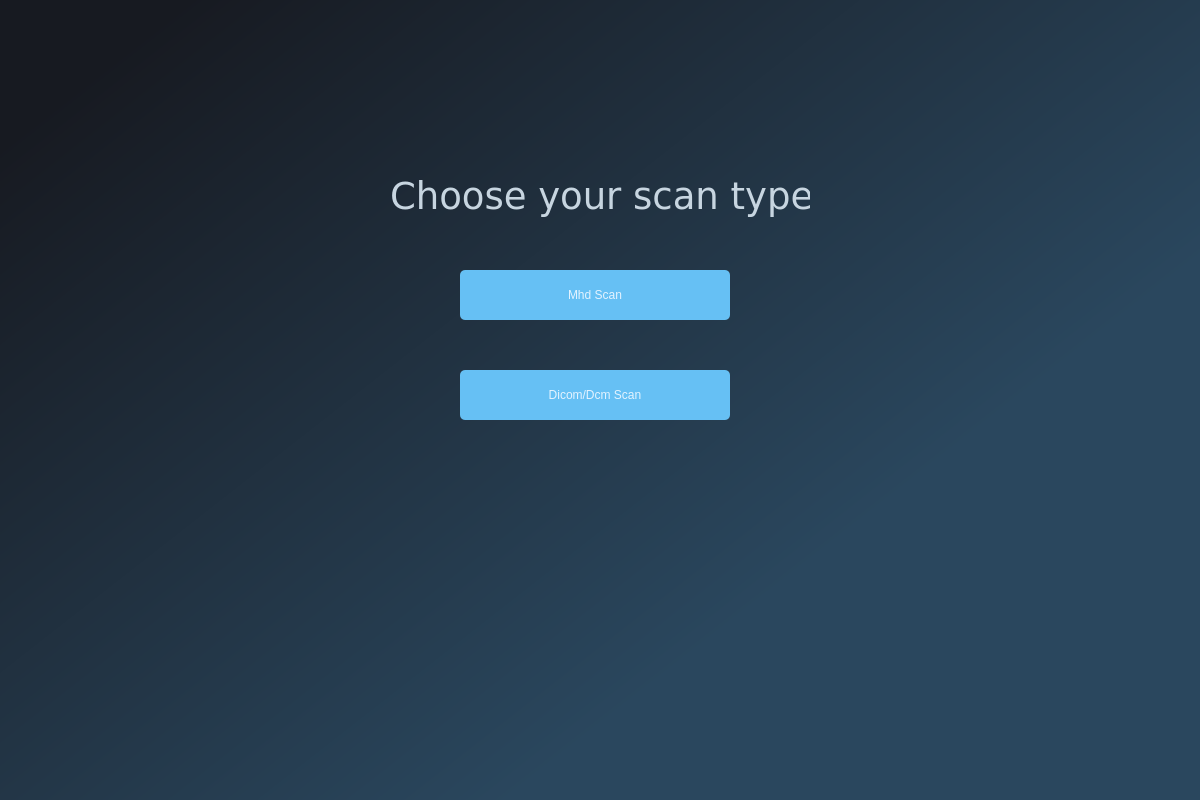
<?xml version="1.0" encoding="UTF-8"?>
<ui version="4.0">
 <class>Dialog</class>
 <widget class="QDialog" name="Dialog">
  <property name="geometry">
   <rect>
    <x>0</x>
    <y>0</y>
    <width>1200</width>
    <height>800</height>
   </rect>
  </property>
  <property name="windowTitle">
   <string>Dialog</string>
  </property>
  <widget class="QWidget" name="widget" native="true">
   <property name="geometry">
    <rect>
     <x>0</x>
     <y>0</y>
     <width>1200</width>
     <height>800</height>
    </rect>
   </property>
   <property name="styleSheet">
    <string notr="true">QWidget#widget{
background-color: qlineargradient(spread:pad, x1:0.064, y1:0.107727, x2:0.869, y2:0.79, stop:0 rgba(23, 26, 33, 255), stop:0.806147 rgba(42, 71, 94, 255));}</string>
   </property>
   <widget class="QLabel" name="label_2">
    <property name="geometry">
     <rect>
      <x>390</x>
      <y>170</y>
      <width>420</width>
      <height>51</height>
     </rect>
    </property>
    <property name="font">
     <font>
      <family>Verdana</family>
      <pointsize>28</pointsize>
     </font>
    </property>
    <property name="styleSheet">
     <string notr="true">color: rgb(199, 213, 224);</string>
    </property>
    <property name="text">
     <string>Choose your scan type</string>
    </property>
   </widget>
   <widget class="QPushButton" name="dicomUploadButton">
    <property name="enabled">
     <bool>true</bool>
    </property>
    <property name="geometry">
     <rect>
      <x>460</x>
      <y>370</y>
      <width>270</width>
      <height>50</height>
     </rect>
    </property>
    <property name="cursor">
     <cursorShape>PointingHandCursor</cursorShape>
    </property>
    <property name="styleSheet">
     <string notr="true">font: 14pt &quot;Verdana&quot;;
color: rgb(227, 243, 255);
border-radius: 5px;
background-color: rgb(102, 192, 244);</string>
    </property>
    <property name="text">
     <string>Dicom/Dcm Scan</string>
    </property>
   </widget>
   <widget class="QPushButton" name="mhdUploadButton">
    <property name="enabled">
     <bool>true</bool>
    </property>
    <property name="geometry">
     <rect>
      <x>460</x>
      <y>270</y>
      <width>270</width>
      <height>50</height>
     </rect>
    </property>
    <property name="cursor">
     <cursorShape>PointingHandCursor</cursorShape>
    </property>
    <property name="styleSheet">
     <string notr="true">font: 14pt &quot;Verdana&quot;;
color: rgb(227, 243, 255);
border-radius: 5px;
background-color: rgb(102, 192, 244);</string>
    </property>
    <property name="text">
     <string>Mhd Scan</string>
    </property>
   </widget>
   <widget class="QLabel" name="mhdIcon">
    <property name="geometry">
     <rect>
      <x>730</x>
      <y>256</y>
      <width>64</width>
      <height>64</height>
     </rect>
    </property>
    <property name="text">
     <string/>
    </property>
    <property name="pixmap">
     <pixmap>../assets/mhd.png</pixmap>
    </property>
    <property name="scaledContents">
     <bool>true</bool>
    </property>
   </widget>
   <widget class="QLabel" name="mhdIcon_2">
    <property name="geometry">
     <rect>
      <x>730</x>
      <y>350</y>
      <width>72</width>
      <height>71</height>
     </rect>
    </property>
    <property name="text">
     <string/>
    </property>
    <property name="pixmap">
     <pixmap>../assets/dicom.png</pixmap>
    </property>
    <property name="scaledContents">
     <bool>true</bool>
    </property>
   </widget>
   <widget class="QLabel" name="homeButton">
    <property name="geometry">
     <rect>
      <x>536</x>
      <y>460</y>
      <width>128</width>
      <height>128</height>
     </rect>
    </property>
    <property name="cursor">
     <cursorShape>PointingHandCursor</cursorShape>
    </property>
    <property name="text">
     <string/>
    </property>
    <property name="pixmap">
     <pixmap>../assets/home.png</pixmap>
    </property>
   </widget>
  </widget>
 </widget>
 <resources/>
 <connections/>
</ui>
